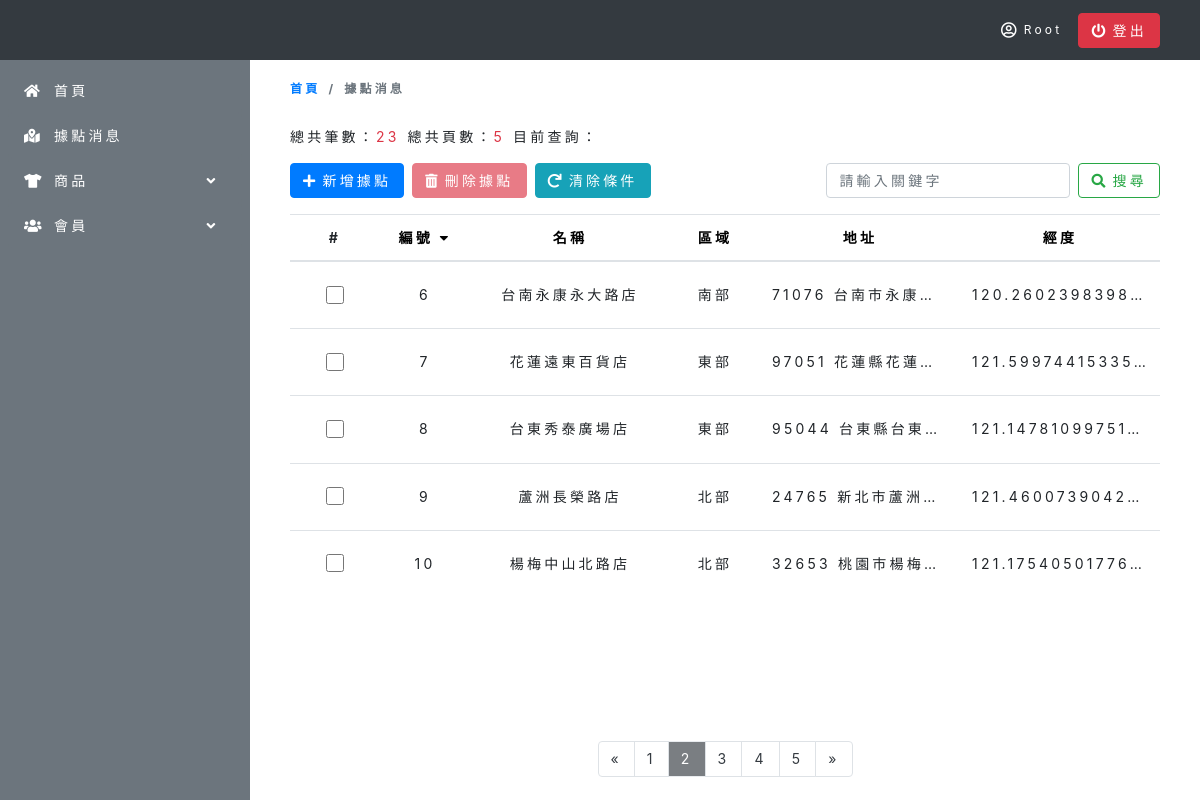
Screenshot of /dashboard_location.php?location_page=2 (signed in) with the database file from the repository.
### tables this page shows
CREATE TABLE `dashboard_location` (
  `id` int(10) UNSIGNED NOT NULL,
  `valid` tinyint(1) NOT NULL,
  `name` varchar(15) NOT NULL,
  `position` varchar(5) NOT NULL,
  `address` varchar(50) NOT NULL,
  `lng` decimal(25,20) NOT NULL,
  `lat` decimal(25,20) NOT NULL,
  `phone` varchar(15) NOT NULL,
  `description` varchar(150) NOT NULL,
  `image` varchar(100) NOT NULL
);

### web/dashboard_location.php (the view, shortened to what the rows shown need)
<?php
require_once('db_connect.php');
$searchKeyword = isset($_GET["location_search"]) ? $_GET["location_search"] : "";
$location_order = isset($_GET["location_order"]) ? $_GET["location_order"] : 'id';
if (isset($_GET["location_search"])) {
    $query1 = "select * from dashboard_location WHERE valid = 1 AND id LIKE '%" . $searchKeyword . "%' OR name LIKE '%" . $searchKeyword . "%' OR position LIKE '%" . $searchKeyword . "%' OR address LIKE '%" . $searchKeyword . "%' OR phone LIKE '%" . $searchKeyword . "%' OR description LIKE '%" . $searchKeyword . "%' ORDER BY " . $location_order . "";
} else {
    $query1 = "select * from dashboard_location WHERE valid = 1 ORDER BY " . $location_order . "";
}
$res1 = mysqli_query($link, $query1);
$currentPage = (isset($_GET["location_page"]) && is_numeric($_GET["location_page"])) ? $_GET["location_page"] : 1;
$itemPerPage = 5;
$whetherHasData = false;
if ($res1) {
    if (mysqli_num_rows($res1) > 0) {
        $rows = mysqli_fetch_all($res1, MYSQLI_ASSOC);
        $whetherHasData = true;
    } else {
    }
} else {
}
?>
<!doctype html>
<html lang="en">
<head>
    <link rel="stylesheet" href="https://cdn.jsdelivr.net/npm/bootstrap@4.6.0/dist/css/bootstrap.min.css">
    <link rel="stylesheet" href="./css/all.css">
    <link rel="stylesheet" href="https://pro.fontawesome.com/releases/v5.10.0/css/all.css" />
</head>
<body>
    <div class="dashboard-wrap">
        <div class="d-flex position-relative">
            <main class="position-absolute px-0 px-md-4 py-2">
                <div class="location-page-wrap px-3">
                    <div class="table-wrap mb-3">
                        <table class="table w-100">
                            <thead>
                                <?php
                                if (isset($_GET["location_search"])) {
                                    if (isset($_GET["location_page"])) {
                                        $id_order_str = '?location_search=' . $_GET["location_search"] . '&location_page=' . $_GET["location_page"] . '&location_order=id';
                                        $name_order_str = '?location_search=' . $_GET["location_search"] . '&location_page=' . $_GET["location_page"] . '&location_order=name';
                                        $position_order_str = '?location_search=' . $_GET["location_search"] . '&location_page=' . $_GET["location_page"] . '&location_order=position';
                                        $address_order_str = '?location_search=' . $_GET["location_search"] . '&location_page=' . $_GET["location_page"] . '&location_order=address';
                                        $lng_order_str = '?location_search=' . $_GET["location_search"] . '&location_page=' . $_GET["location_page"] . '&location_order=lng';
                                        $lat_order_str = '?location_search=' . $_GET["location_search"] . '&location_page=' . $_GET["location_page"] . '&location_order=lat';
                                        $phone_order_str = '?location_search=' . $_GET["location_search"] . '&location_page=' . $_GET["location_page"] . '&location_order=phone';
                                        $description_order_str = '?location_search=' . $_GET["location_search"] . '&location_page=' . $_GET["location_page"] . '&location_order=description';
                                    } else {
                                        $id_order_str = '?location_search=' . $_GET["location_search"] . '&location_order=id';
                                        $name_order_str = '?location_search=' . $_GET["location_search"] . '&location_order=name';
                                        $position_order_str = '?location_search=' . $_GET["location_search"] . '&location_order=position';
                                        $address_order_str = '?location_search=' . $_GET["location_search"] . '&location_order=address';
                                        $lng_order_str = '?location_search=' . $_GET["location_search"] . '&location_order=lng';
                                        $lat_order_str = '?location_search=' . $_GET["location_search"] . '&location_order=lat';
                                        $phone_order_str = '?location_search=' . $_GET["location_search"] . '&location_order=phone';
                                        $description_order_str = '?location_search=' . $_GET["location_search"] . '&location_order=description';
                                    }
                                } else {
                                    if (isset($_GET["location_page"])) {
                                        $id_order_str = '?location_page=' . $_GET["location_page"] . '&location_order=id';
                                        $name_order_str = '?location_page=' . $_GET["location_page"] . '&location_order=name';
                                        $position_order_str = '?location_page=' . $_GET["location_page"] . '&location_order=position';
                                        $address_order_str = '?location_page=' . $_GET["location_page"] . '&location_order=address';
                                        $lng_order_str = '?location_page=' . $_GET["location_page"] . '&location_order=lng';
                                    }
                                }
                                ?>
                                <tr>
                                    <th scope="col">#</th>
                                    <th scope="col" style="min-width: 90px;">
                                        <a href="<?php echo $id_order_str ?>" class="d-block text-decoration-none" style="color: black;">編號
                                            <?php if ($location_order === 'id') {
                                                echo '<i class="fas fa-caret-down"></i>';
                                            } ?>
                                        </a>
                                    </th>
                                    <th scope="col" style="min-width: 200px;">
                                        <a href="<?php echo $name_order_str ?>" class="d-block text-decoration-none" style="color: black;">名稱
                                        </a>
                                    </th>
                                    <th scope="col" style="min-width: 90px;">
                                        <a href="<?php echo $position_order_str ?>" class="d-block text-decoration-none" style="color: black;">區域
                                        </a>
                                    </th>
                                    <th scope="col">
                                        <a href="<?php echo $address_order_str ?>" class="d-block text-decoration-none" style="color: black;">地址
                                        </a>
                                    </th>
                                    <th scope="col">
                                        <a href="<?php echo $lng_order_str ?>" class="d-block text-decoration-none" style="color: black;">經度
                                        </a>
                                    </th>
                                </tr>
                            </thead>
                            <tbody>
                                <?php
                                if ($whetherHasData) {
                                    for ($i = $itemPerPage * ($currentPage - 1); $i < $itemPerPage * $currentPage; $i++) {
                                        if (isset($rows[$i])) {
                                            echo
                                                '<tr>
                                                    <td><input type="checkbox" name="" data-name="' . $rows[$i]["name"] . '" data-id="' . $rows[$i]["id"] . '" class="position-relative" style="top:3.5px;width:18px;height:18px;"/></td>
                                                    <td>' . $rows[$i]["id"] . '</td>
                                                    <td style="min-width:200px">' . $rows[$i]["name"] . '</td>
                                                    <td>' . $rows[$i]["position"] . '</td>
                                                    <td>' . $rows[$i]["address"] . '</td>
                                                    <td>' . $rows[$i]["lng"] . '</td>
                                                    <td>' . $rows[$i]["lat"] . '</td>
                                                    <td>' . $rows[$i]["phone"] . '</td>
                                                    <td>' . $rows[$i]["description"] . '</td>
                                                    <td><img src="./images/location/' . $rows[$i]["image"] . '" style="height:40px;"></td>
                                                    <td>
                                                        <a href="./dashboard_location_mod.php?location_id=' . $rows[$i]["id"] . '" type="button" class="btn btn-warning w-100">
                                                            <i class="fas fa-cogs"></i>
                                                        </a>
                                                    </td>
                                                </tr>';
                                        }
                                    }
                                }
                                ?>
                            </tbody>
                        </table>
                    </div>
                </div>
            </main>
        </div>
    </div>
</body>
</html>

### rows the page displays
dashboard_location: id "6", name "台南永康永大路店", position "南部", address "71076 台南市永康…", lng "120.2602398398…"
dashboard_location: id "7", name "花蓮遠東百貨店", position "東部", address "97051 花蓮縣花蓮…", lng "121.5997441533…"
dashboard_location: id "8", name "台東秀泰廣場店", position "東部", address "95044 台東縣台東…", lng "121.14781099751…"
dashboard_location: id "9", name "蘆洲長榮路店", position "北部", address "24765 新北市蘆洲…", lng "121.4600739042…"
dashboard_location: id "10", name "楊梅中山北路店", position "北部", address "32653 桃園市楊梅…", lng "121.17540501776…"

### other values shown
$_SESSION['admin_user'] "Root"
$dataLength "23"
$pageLength "5"
